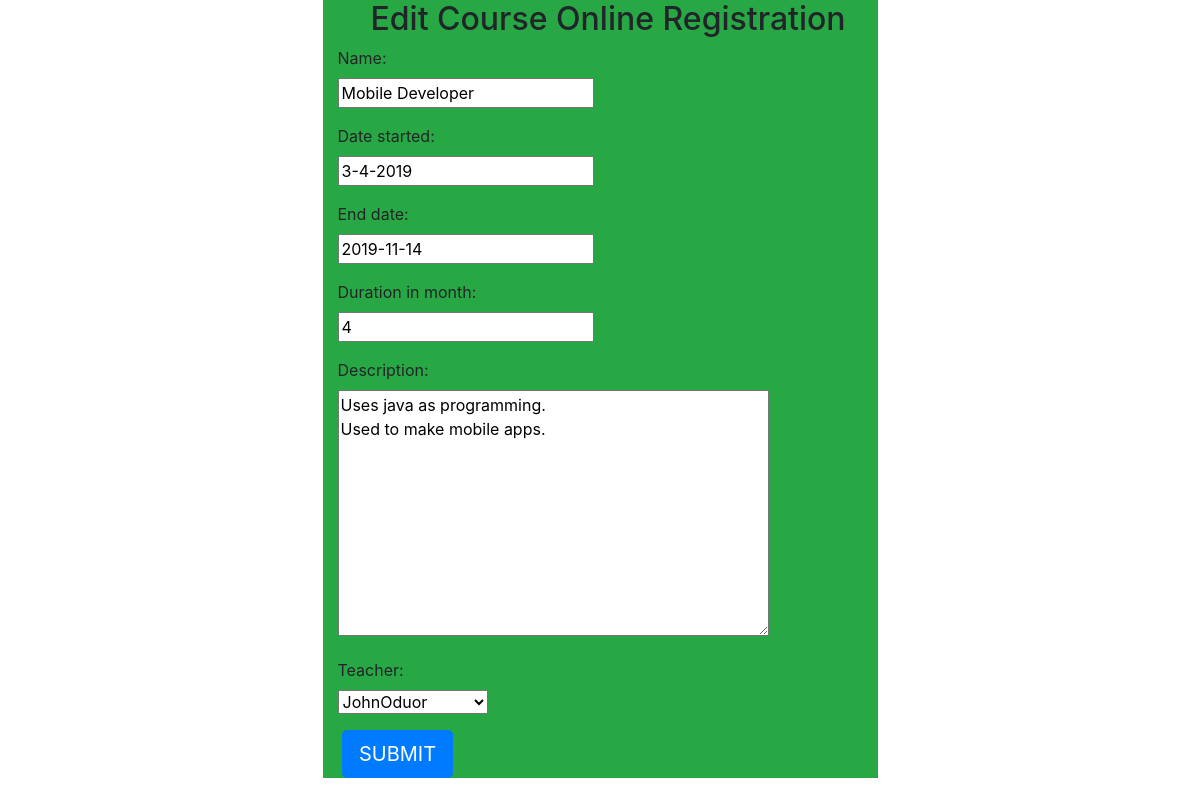
The page /course/edit/1/ on the database its author committed.
### course/models.py (models this page shows, shortened)
class Course(models.Model):
	name = models.CharField(max_length=50)
	date_started = models.CharField(max_length=50)
	end_date = models.CharField(max_length=50)
	duration_in_month = models.IntegerField()
	description = models.TextField()
	teacher = models.ForeignKey(Teacher,null=True, on_delete=models.CASCADE)

### course/views.py (the view)
# urls.py: path("edit/<int:pk>/", edit_course, name="edit_course"),
def edit_course(request, pk):
    course = Course.objects.get(pk = pk)
    if request.method=="POST":
        form = CourseForm(request.POST, instance=course)
        if form.is_valid:
            form.save()
        return redirect("list_courses")
    else:
        form = CourseForm(instance=course)
    return render(request, "edit_course.html", {"form":form})

### course/forms.py
class CourseForm(forms.ModelForm):
	class Meta:
		model = Course
		fields = "__all__"

### teacher/models.py (called while the page is built)
    def __str__(self):
        return self.first_name + '' + self.last_name

### course/templates/edit_course.html (shortened to what this page needs)
<!DOCTYPE html>
<html>
<head>
<link rel="stylesheet" href="https://stackpath.bootstrapcdn.com/bootstrap/4.3.1/css/bootstrap.min.css">
</head>
<body>
<div class="container">
<div class="d-flex justify-content-center">
<div class="bg-success w-50  ">
<h2 class="ml-5">Edit Course  Online Registration </h2>
<div class="col-md-4"
<form method="POST">{%csrf_token%}
{{ form.as_p }}
<button type="submit" name="SUBMIT" class="btn btn-lg btn-primary" >SUBMIT</button>
</div>
</div>
</div>
</div>
</body>
</html>

### rows shown on the page
Course: name "Mobile Developer", date_started "3-4-2019", end_date "2019-11-14", duration_in_month "4", description "Uses java as programming. Used to make mobile apps.", teacher "JohnOduor"
